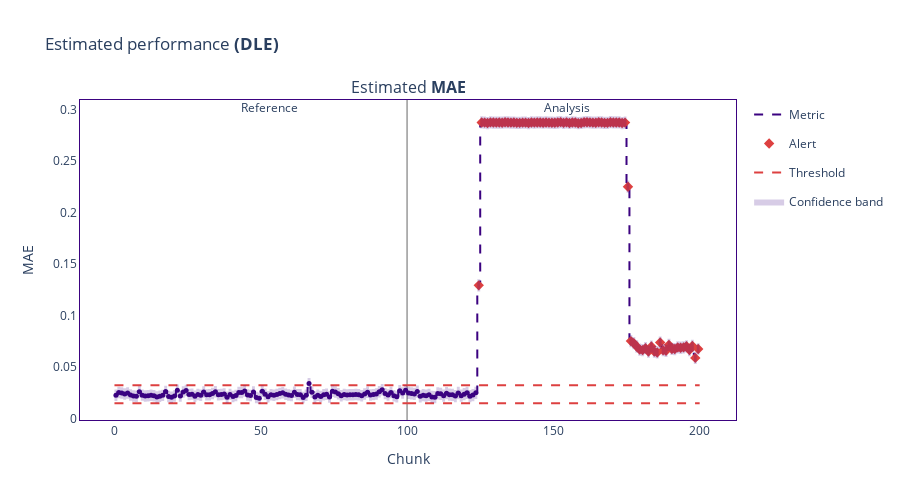

Notebook code cell kept with this figure:
### Code cell
estimated_performance = estimator.estimate(full_dataset.iloc[len(X0_traindf)+len(X0_valdf):])
estimated_performance.plot()
